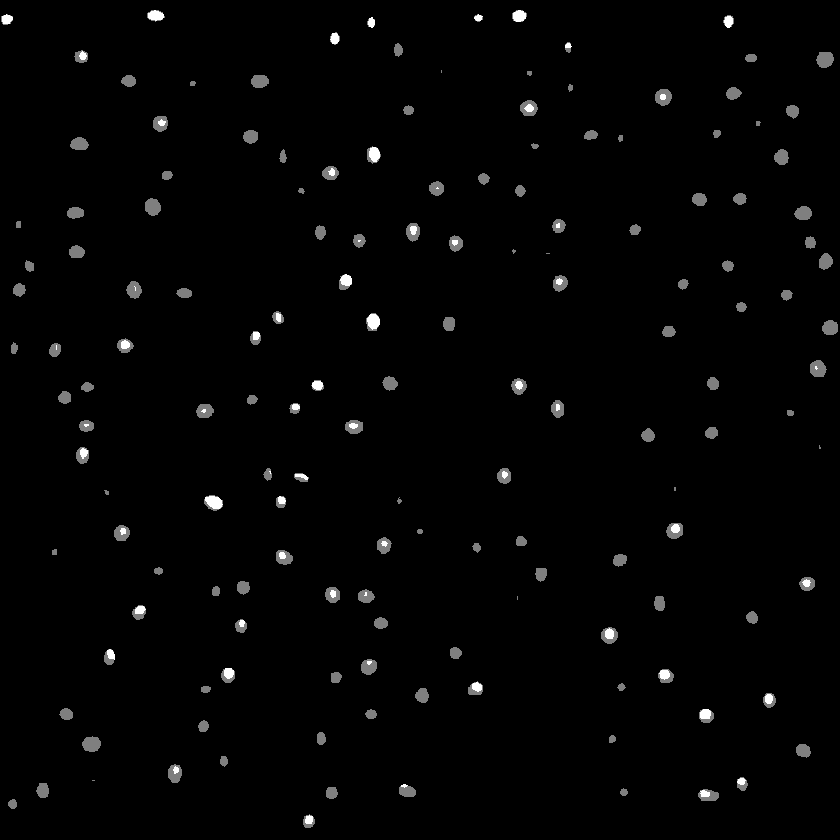
#> input picture eval/predict/masks/0.png, 840 x 840 px, shrunk from 1024 x 1024 before the run, found by its file name; its folder holds only this picture in this run
$ python mask2csv.py
#> lines starting #> are read from the running program, lines starting #| are printed output that depends on the picture
# -*- coding: utf-8 -*-

import cv2
import numpy as np
import matplotlib.pyplot as plt
from scipy import ndimage as ndi
from skimage import morphology,feature
from skimage.feature import peak_local_max as plm
import pandas as pd
import os

root_dir = '/data114_1/wzy/homework/code/eval/predict'
mask_dir = os.path.join(root_dir,'masks')
csv_dir = os.path.join(root_dir,'csv')

paths = os.listdir(mask_dir)
paths.sort()
for i,path in enumerate(paths):
    file_name = path.split('.')[0]
    img = cv2.imread(os.path.join(mask_dir,path))
#> img is the input picture: shape (840, 840, 3); min 0, max 2, mean 0.0321
    image = cv2.cvtColor(img, cv2.COLOR_BGR2GRAY)
    distance = ndi.distance_transform_edt(image)
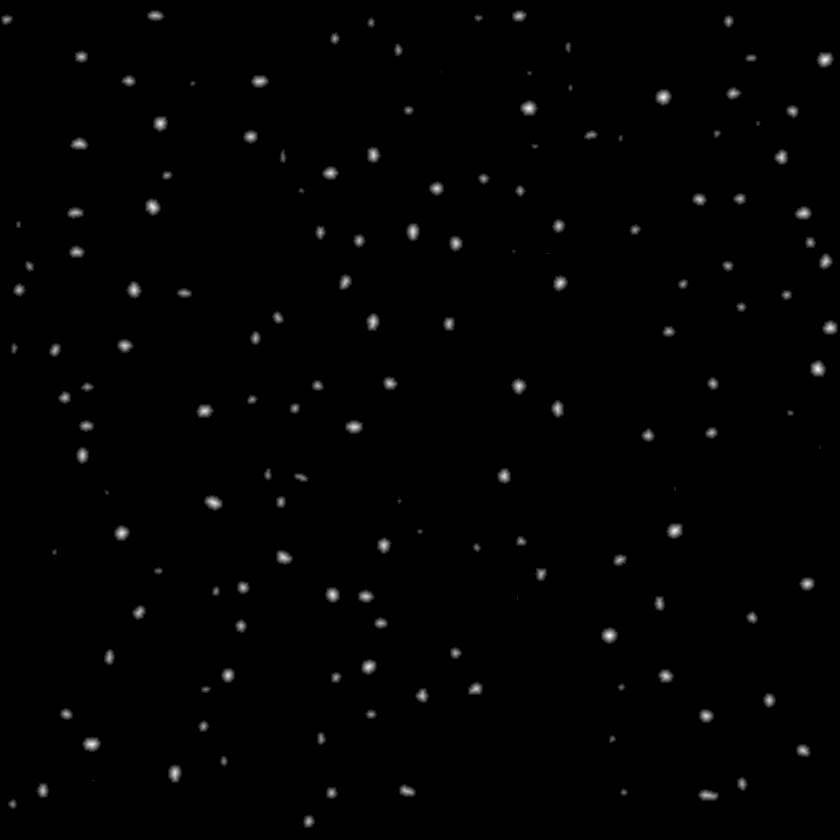
#> distance: shape (840, 840) float64; min 0, max 8.25, mean 0.0711; drawn with min black and max white
    coordinates = plm(distance)
#> coordinates = 309 pairs, first value 15 to 822, second value 6 to 830
    df = pd.DataFrame({'x':coordinates[:,1],'y':coordinates[:,0]})
#> df = table of 309 rows and 2 columns
    df['lb']=''
    for index,row in df.iterrows():
        df['lb'][index]=image[row['y']][row['x']]

#> (the run stopped early here; a loop or call above may not have finished)

$ run again, on eval/predict/masks/1.png
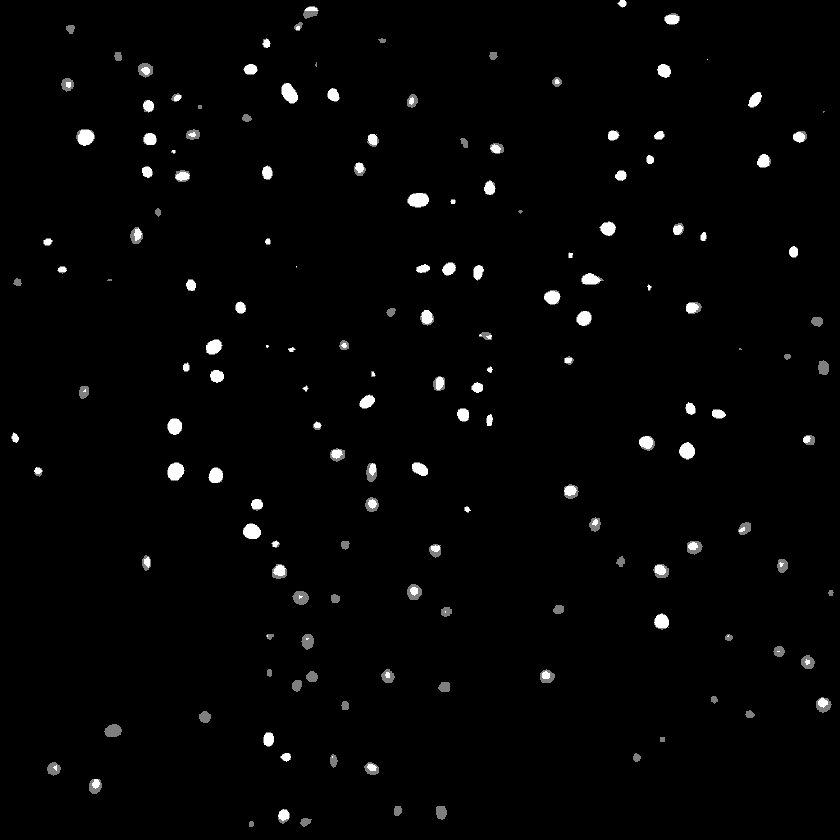
#> input picture eval/predict/masks/1.png, 840 x 840 px, shrunk from 1024 x 1024 before the run, found by its file name
#> img is the input picture: shape (840, 840, 3); min 0, max 2, mean 0.0364
#> `distance = ndi.distance_transform_edt(image)`:
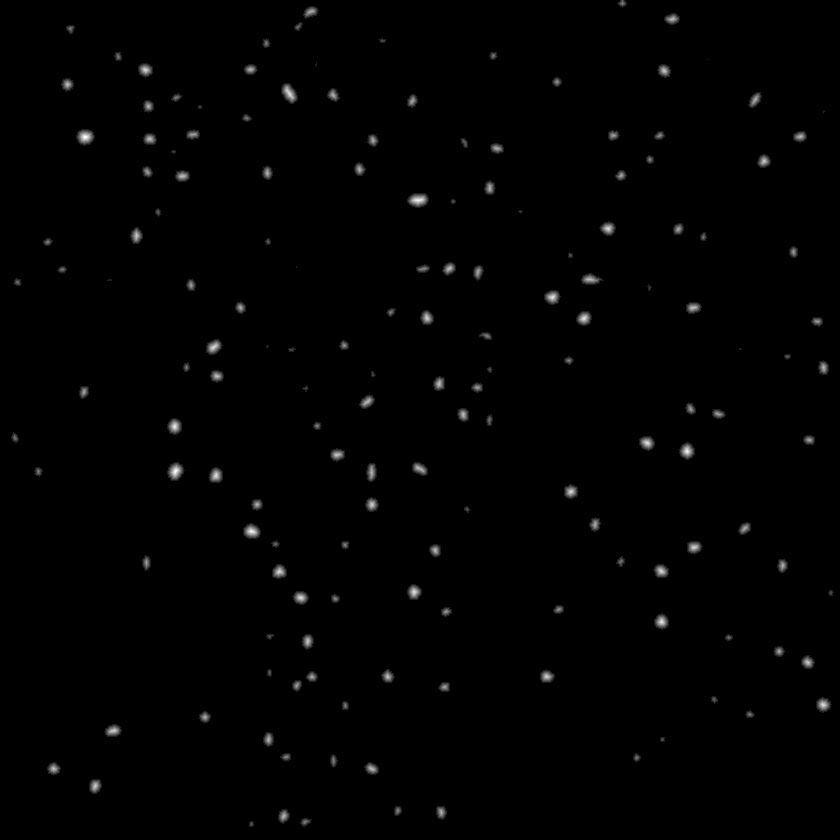
#> distance: shape (840, 840) float64; min 0, max 8.06, mean 0.0584; drawn with min black and max white
#> coordinates = 331 pairs, first value 3 to 824, second value 13 to 831
#> df = table of 331 rows and 2 columns

$ run again, on eval/predict/masks/10.png
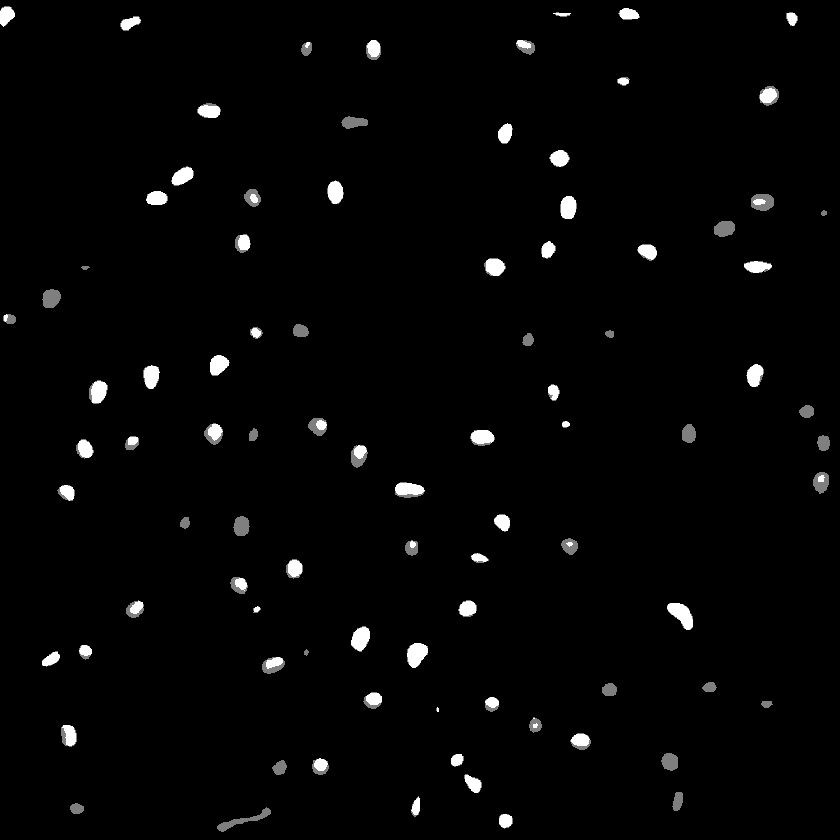
#> input picture eval/predict/masks/10.png, 840 x 840 px, shrunk from 1024 x 1024 before the run, found by its file name
#> img is the input picture: shape (840, 840, 3); min 0, max 2, mean 0.0418
#> `distance = ndi.distance_transform_edt(image)`:
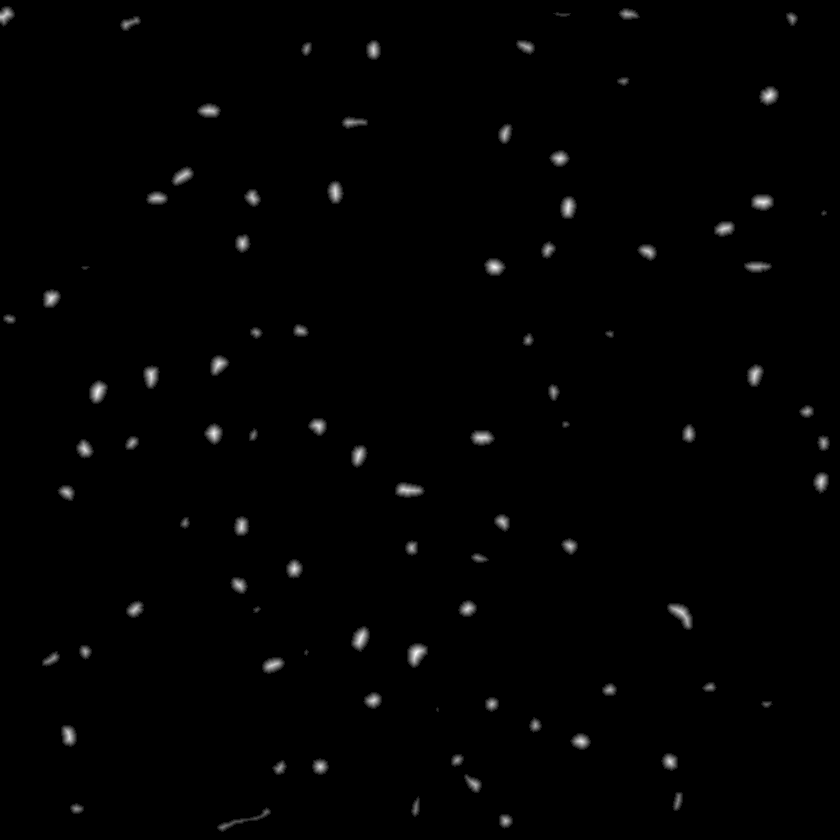
#> distance: shape (840, 840) float64; min 0, max 9.43, mean 0.0809; drawn with min black and max white
#> coordinates = 294 pairs, first value 13 to 827, second value 3 to 823
#> df = table of 294 rows and 2 columns
